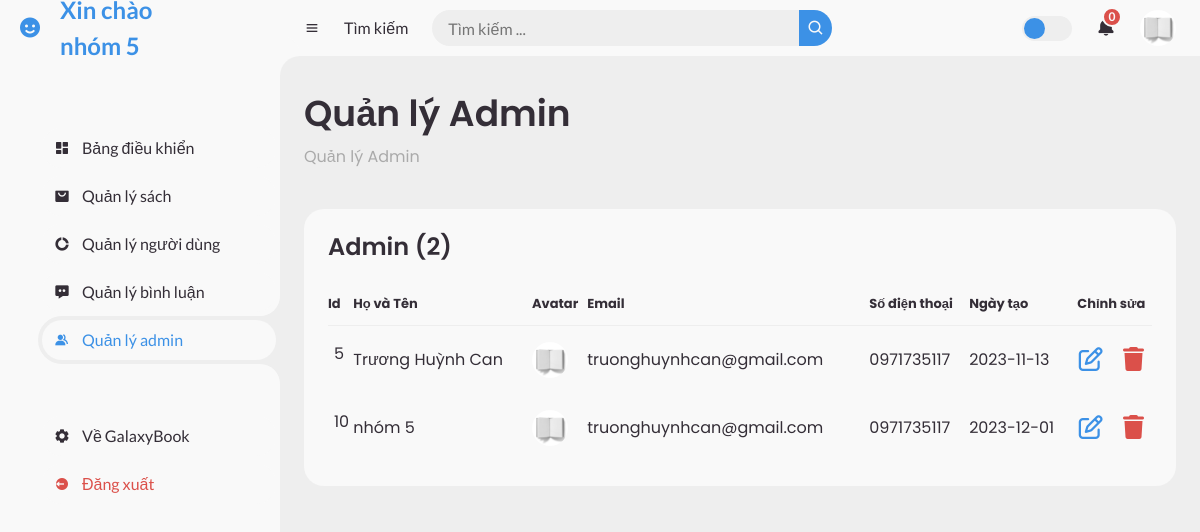
The app's page /index.php?pg=ad&active=admin_management (signed in) with its own data.
### tables this page shows
CREATE TABLE `nguoidung` (
  `Id` int(5) NOT NULL,
  `HoVaTen` varchar(100) NOT NULL,
  `Avatar` varchar(255) DEFAULT 'avatar1.jpg',
  `DiaChi` varchar(255) NOT NULL,
  `Email` varchar(255) NOT NULL,
  `SDT` varchar(10) NOT NULL,
  `TaiKhoan` varchar(255) NOT NULL,
  `MatKhau` varchar(32) NOT NULL COMMENT 'dùng hàm md5 mã hóa',
  `NgayTao` date NOT NULL,
  `VaiTro` int(1) DEFAULT 0 COMMENT '0 site, 1 admin'
);

### admin/view/index.php (called while the page is built, shortened)
<?php
include('admin/model/m_user.php');
include('admin/view/header.php');
include('admin/view/' . $active . '.php');
include('admin/view/footer.php');
?>

### admin/model/m_user.php (called while the page is built, shortened)
<?php
function getAdminCount() {
    $conn = pdo_get_connection();
    if ($conn) {
        try {
            $sql = "SELECT COUNT(*) as total FROM nguoidung WHERE VaiTro=1";
            $stmt = $conn->query($sql);
            $result = $stmt->fetch(PDO::FETCH_ASSOC);
            return $result['total'];
        } catch (PDOException $e) {
            echo "Lỗi truy vấn: " . $e->getMessage();
            return null;
        }
    } else {
        return null;
    }
}
function getAllAdmin() {
    $conn = pdo_get_connection();
    if ($conn) {
        try {
            $sql = "SELECT * FROM nguoidung WHERE VaiTro=1";
            $stmt = $conn->query($sql);
            $result = $stmt->fetchAll(PDO::FETCH_ASSOC);
            return $result;
        } catch (PDOException $e) {
            echo "Lỗi truy vấn: " . $e->getMessage();
            return null;
        }
    } else {
        return null;
    }
}
?>

### admin/view/admin_management.php (the view)
<?php
$listUser = getAllAdmin();
$userCount = getAdminCount();
?>
<main>
    <div class="head-title">
        <div class="left">
            <h1>Quản lý Admin</h1>
            <ul class="breadcrumb">
                <li>
                    <a href="index.php?pg=ad&active=book_management" class="">Quản lý Admin</a>
                </li>
            </ul>
        </div>
    </div>
    <div class="table-data">
        <div class="order">
            <div class="head">
                <h3>Admin (<?=$userCount?>)</h3>
            </div>
            <table>
                <thead>
                    <tr>
                        <th>Id</th>
                        <th>Họ và Tên</th>
                        <th>Avatar</th>
                        <th>Email</th>
                        <th>Số điện thoại</th>
                        <th>Ngày tạo</th>
                        <th style="text-align: center;">Chỉnh sửa</th>
                    </tr>
                </thead>
                <tbody>
                    <?php
                    foreach ($listUser as $user):
                        $src='upload/avatar/'.$user['Avatar'];
                        ?>
                        <tr>
                            <td><?= $user['Id'] ?></td>
                            <td><?= $user['HoVaTen'] ?></td>
                            <td>
                                <img src="<?= $src ?>" alt="<?= $user['HoVaTen'] ?>" width="1rem" height="1rem">
                            </td>
                            <td><?= $user['Email'] ?></td>
                            <td><?= $user['SDT'] ?></td>
                            <td><?= $user['NgayTao'] ?></td>
                            <td style="text-align: center;">
                                <a href="index.php?pg=ad&active=admin_update&userId=<?= $user['Id'] ?>" class="btn-update">
                                    <i class="fa-regular fa-pen-to-square fa-xl" style="color: var(--blue);"></i>
                                </a>
                                <a href="index.php?pg=ad&active=admin_management&deleteUserId=<?= $user['Id'] ?>"
                                    class="btn-del">
                                    <i class="fa-solid fa-trash fa-xl" style="color: var(--red); margin-left: 1rem;;"></i>
                                </a>
                            </td>
                        </tr>
                    <?php endforeach; ?>
                </tbody>
            </table>
        </div>
    </div>
</main>

### admin/layout/assets/css/header_footer.css (style rules this page uses)
* { margin: 0; padding: 0; box-sizing: border-box; }
a { text-decoration: none; }
li { list-style: none; }
:root { --poppins: 'Poppins', sans-serif; --lato: 'Lato', sans-serif; --light: #F9F9F9; --blue: #3C91E6; --light-blue: #CFE8FF; --grey: #eee; --dark-grey: #AAAAAA; --dark: #342E37; --red: #DB504A; --yellow: #FFCE26; --light-yellow: #FFF2C6; --orange: #FD7238; --light-orange: #FFE0D3; }
html { overflow-x: hidden; }
body { background: var(--grey); overflow-x: hidden; }

### admin/layout/assets/css/admin_management.css (style rules this page uses)
#content main { width: 100%; padding: 36px 24px; font-family: var(--poppins); max-height: calc(100vh - 56px); overflow-y: auto; }
#content main .head-title { display: flex; align-items: center; justify-content: space-between; grid-gap: 16px; flex-wrap: wrap; }
#content main .head-title .left h1 { font-size: 36px; font-weight: 600; margin-bottom: 10px; color: var(--dark); }
#content main .head-title .left .breadcrumb { display: flex; align-items: center; grid-gap: 16px; }
#content main .head-title .left .breadcrumb li { color: var(--dark); }
#content main .head-title .left .breadcrumb li a { color: var(--dark-grey); pointer-events: none; }
#content main .table-data { display: flex; flex-wrap: wrap; grid-gap: 24px; margin-top: 24px; width: 100%; color: var(--dark); }
#content main .table-data > div { border-radius: 20px; background: var(--light); padding: 24px; overflow-x: auto; }
#content main .table-data .head { display: flex; flex-direction:column; align-items: start; grid-gap: 16px; margin-bottom: 24px; }
#content main .table-data .head h3 { margin-right: auto; font-size: 24px; font-weight: 600; }
#content main .table-data .order { flex-grow: 1; flex-basis: 500px; }
#content main .table-data .order table { width: 100%; border-collapse: collapse; }
#content main .table-data .order table th { padding-bottom: 12px; font-size: 13px; text-align: left; border-bottom: 1px solid var(--grey); }
#content main .table-data .order table td { padding: 16px 0; }
#content main .table-data .order table tr td:first-child { display: flex; align-items: center; grid-gap: 12px; padding-left: 6px; }
#content main .table-data .order table td img { width: 36px; height: 36px; border-radius: 50%; object-fit: cover; }
@media screen and (max-width: 1440px) { #content main .table-data .head { min-width: 420px; } }
@media screen and (max-width: 1440px) { #content main .table-data .order table { min-width: 420px; } }

### records on screen
nguoidung: Id "5", HoVaTen "Trương Huỳnh Can", Avatar (picture), Email "truonghuynhcan@gmail.com", SDT "0971735117", NgayTao "2023-11-13"
nguoidung: Id "10", HoVaTen "nhóm 5", Avatar (picture), Email "truonghuynhcan@gmail.com", SDT "0971735117", NgayTao "2023-12-01"

### other values on screen
$_SESSION['user']['HoVaTen'] "nhóm 5"
$userCount "2"
